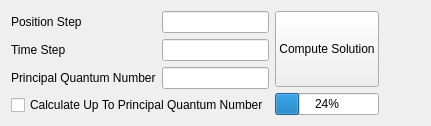
             <widget class="QWidget" name="solutionparameters">
              <attribute name="title">
               <string>Solution Parameters</string>
              </attribute>
              <layout class="QVBoxLayout" name="verticalLayout_15">
               <item>
                <layout class="QHBoxLayout" name="horizontalLayout_5" stretch="1,1,2">
                 <item>
                  <layout class="QFormLayout" name="formLayout_7">
                   <property name="formAlignment">
                    <set>Qt::AlignmentFlag::AlignLeading|Qt::AlignmentFlag::AlignLeft|Qt::AlignmentFlag::AlignVCenter</set>
                   </property>
                   <item row="0" column="0">
                    <widget class="QLabel" name="label_13">
                     <property name="text">
                      <string>Position Step</string>
                     </property>
                    </widget>
                   </item>
                   <item row="0" column="1">
                    <widget class="QLineEdit" name="lineEdit_4"/>
                   </item>
                   <item row="2" column="0">
                    <widget class="QLabel" name="label_14">
                     <property name="text">
                      <string>Principal Quantum Number</string>
                     </property>
                    </widget>
                   </item>
                   <item row="2" column="1">
                    <widget class="QLineEdit" name="lineEdit_5"/>
                   </item>
                   <item row="3" column="0" colspan="2">
                    <widget class="QCheckBox" name="checkBox_8">
                     <property name="text">
                      <string>Calculate Up To Principal Quantum Number</string>
                     </property>
                    </widget>
                   </item>
                   <item row="1" column="0">
                    <widget class="QLabel" name="label_15">
                     <property name="text">
                      <string>Time Step</string>
                     </property>
                    </widget>
                   </item>
                   <item row="1" column="1">
                    <widget class="QLineEdit" name="lineEdit_2"/>
                   </item>
                  </layout>
                 </item>
                 <item>
                  <layout class="QVBoxLayout" name="verticalLayout_14">
                   <item>
                    <widget class="QPushButton" name="updatePlot1d_2">
                     <property name="sizePolicy">
                      <sizepolicy hsizetype="Minimum" vsizetype="Expanding">
                       <horstretch>0</horstretch>
                       <verstretch>0</verstretch>
                      </sizepolicy>
                     </property>
                     <property name="text">
                      <string>Compute Solution</string>
                     </property>
                    </widget>
                   </item>
                   <item>
                    <widget class="QProgressBar" name="progressBar_3">
                     <property name="sizePolicy">
                      <sizepolicy hsizetype="Expanding" vsizetype="Fixed">
                       <horstretch>0</horstretch>
                       <verstretch>0</verstretch>
                      </sizepolicy>
                     </property>
                     <property name="value">
                      <number>24</number>
                     </property>
                    </widget>
                   </item>
                  </layout>
                 </item>
                 <item>
                  <spacer name="horizontalSpacer">
                   <property name="orientation">
                    <enum>Qt::Orientation::Horizontal</enum>
                   </property>
                   <property name="sizeHint" stdset="0">
                    <size>
                     <width>40</width>
                     <height>20</height>
                    </size>
                   </property>
                  </spacer>
                 </item>
                </layout>
               </item>
              </layout>
             </widget>
